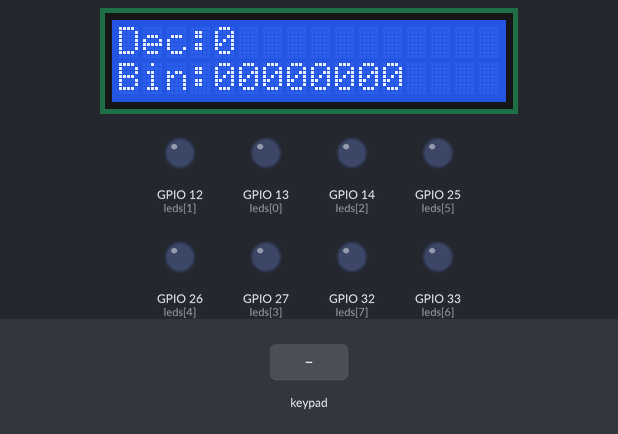
Recording of a sketch running on a simulated ESP32. Shown: 16×2 character LCD, output pins drawn as LEDs (lit = HIGH). Inputs (shaded band) come from the test bench. What the sketch prints to the serial monitor is not drawn.

Above: at 2.8 s.
2.9 s: keypad keys 1 6 1 7 5 1 8 A pressed 0.4 s apart
At 3.51 s:
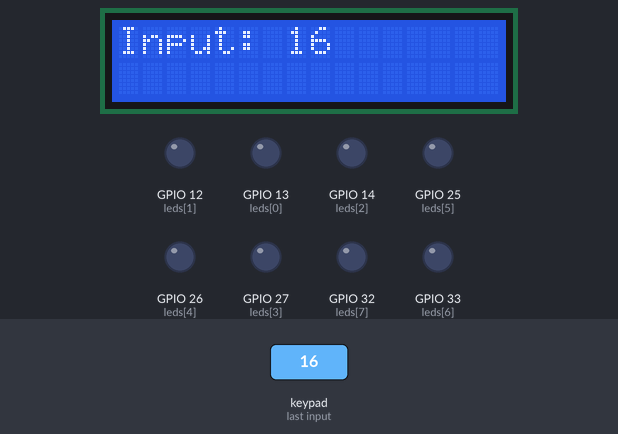
7.6 s: key '*' pressed
At 8.0 s:
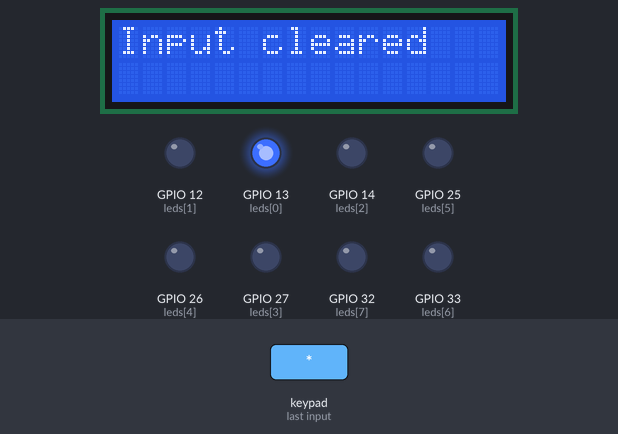
9.6 s: keypad keys 1 6 1 7 5 1 8 # pressed 0.4 s apart
At 13.2 s:
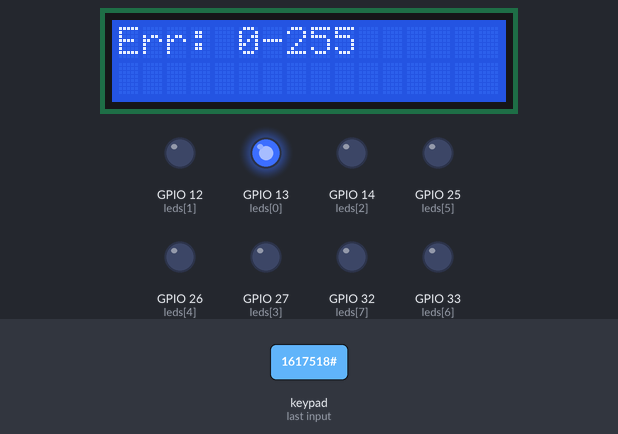
14.3 s: key 'B' pressed
At 15.4 s:
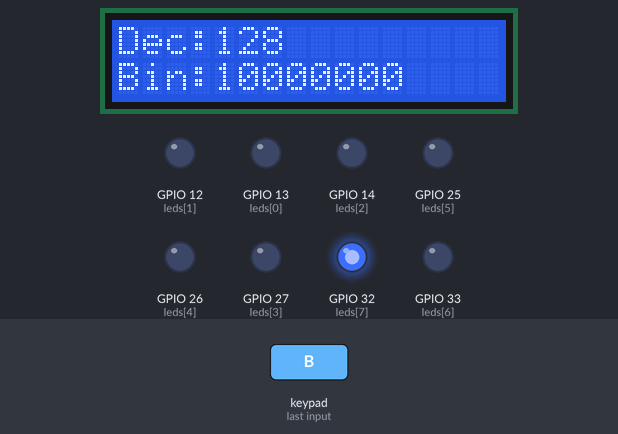
15.8 s: key '2' pressed
At 17.0 s:
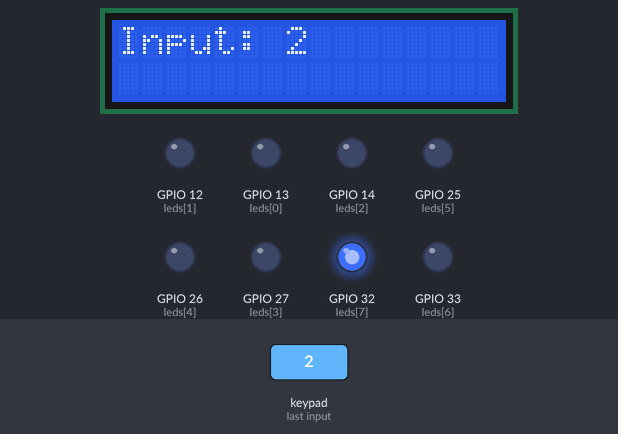
17.3 s: key '#' pressed
At 17.8 s:
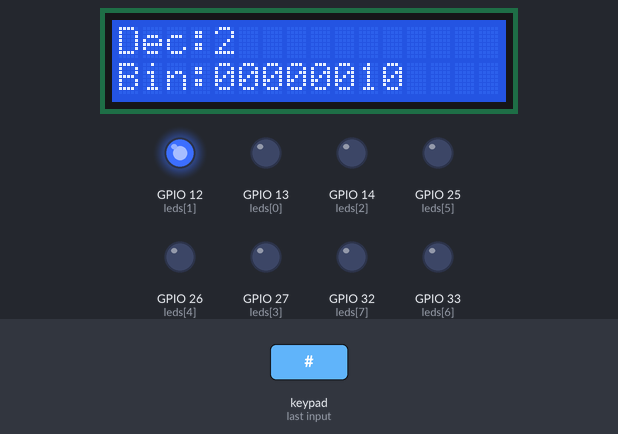
Timing chart, 0 to 19.8 s (numbered marks = the images above; inputs shaded):
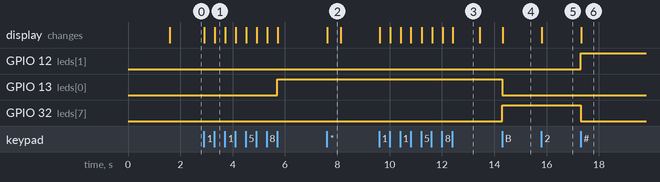

Measured:
- after the input at 2.9 s, GPIO 13 (leds[0]): LOW → HIGH after 2.8 s; the display: first changes at once (image 1 shows a later state)
- after the input at 7.6 s, the display: changes at once (image 2)
- after the input at 9.6 s, the display: first changes at once (image 3 shows a later state)
- after the input at 14.3 s, GPIO 13 (leds[0]): HIGH → LOW at once; GPIO 32 (leds[7]): LOW → HIGH at once; the display: changes at once (image 4)
- after the input at 15.8 s, the display: changes at once (image 5)
- after the input at 17.3 s, GPIO 12 (leds[1]): LOW → HIGH at once; GPIO 32 (leds[7]): HIGH → LOW at once; the display: changes at once (image 6)
- what the display in image 2 shows lasts 0.5 s, from 7.6 s to 8.1 s

The sketch:

sketch.ino
```cpp
#include <Arduino.h>
#include <Keypad.h>
#include <Wire.h>
#include <LiquidCrystal_I2C.h>

#define NUM_BITS 8

int leds[NUM_BITS] = {13, 12, 14, 27, 26, 25, 33, 32}; // 8 LEDs

uint8_t registerData = 0b00000000; // Valor inicial (bit 0 encendido)
String inputNumber = "";           // buffer para el número ingresado

// --- Configuración del Keypad ---
const uint8_t ROWS = 4;
const uint8_t COLS = 4;
char keys[ROWS][COLS] = {
  { '1', '2', '3', 'A' },
  { '4', '5', '6', 'B' },
  { '7', '8', '9', 'C' },
  { '*', '0', '#', 'D' }
};

uint8_t colPins[COLS] = { 16, 17, 5, 18 }; // C1–C4
uint8_t rowPins[ROWS] = { 15, 2, 0, 4 }; // R1–R4

// --- LCD I2C ---
LiquidCrystal_I2C lcd(0x27, 16, 2); // Dirección I2C típica: 0x27

Keypad keypad = Keypad(makeKeymap(keys), rowPins, colPins, ROWS, COLS);

// --- Función para mostrar los bits en los LEDs ---
void showBits(uint8_t value) {
  for (int i = 0; i < NUM_BITS; i++) {
    int bitState = (value >> i) & 0x01;
    digitalWrite(leds[i], bitState);
  }
}

// --- Función para desplazar a la izquierda ---
void shiftLeft() {
  registerData <<= 1;
  if (registerData == 0)
    registerData = 0b00000001; // Reinicia al llegar al final
  showBits(registerData);
  Serial.print("Shift Left -> ");
  Serial.println(registerData, BIN);
  updateLCD();
}

// --- Función para desplazar a la derecha ---
void shiftRight() {
  registerData >>= 1;
  if (registerData == 0)
    registerData = 0b10000000; // Reinicia al llegar al final
  showBits(registerData);
  Serial.print("Shift Right -> ");
  Serial.println(registerData, BIN);
  updateLCD();
}

// --- Cargar número ingresado ---
void loadFromKeypad() {
  if (inputNumber.length() == 0) return;
  int value = inputNumber.toInt(); // convertir a número
  if (value < 0 || value > 255) {
    Serial.println("Error: el número debe estar entre 0 y 255");
    lcd.clear();
    lcd.print("Err: 0-255");
    delay(1000);
    inputNumber = "";
    registerData = 0b00000000;
    updateLCD();
    return;
  }
  registerData = (uint8_t)value;
  showBits(registerData);
  Serial.print("Load -> ");
  Serial.println(registerData, BIN);
  updateLCD();
  inputNumber = ""; // limpiar el buffer
}

// --- Mostrar valor en LCD ---
void updateLCD() {
  lcd.clear();
  lcd.setCursor(0, 0);
  lcd.print("Dec:");
  lcd.print(registerData);
  lcd.setCursor(0, 1);
  lcd.print("Bin:");
  for (int i = 7; i >= 0; i--) {
    lcd.print((registerData >> i) & 0x01);
  }
}

void setup() {
  Serial.begin(115200);
  lcd.init();
  lcd.backlight();

  // Configurar LEDs como salida
  for (int i = 0; i < NUM_BITS; i++) {
    pinMode(leds[i], OUTPUT);
  }

  Serial.println("Registro de 8 bits");

  lcd.setCursor(0, 0);
  lcd.print("Shift Register");
  lcd.setCursor(0, 1);
  lcd.print("Ready!");
  delay(1500);
  updateLCD();
}

void loop() {
  char key = keypad.getKey();

  if (key) {
    if (isdigit(key)) {
      inputNumber += key;
      Serial.print("Digit: ");
      Serial.println(inputNumber);
      lcd.clear();
      lcd.setCursor(0, 0);
      lcd.print("Input: ");
      lcd.print(inputNumber);
    }
    else if (key == '#') {
      loadFromKeypad();
    }
    else if (key == 'A') {
      shiftLeft();
    }
    else if (key == 'B') {
      shiftRight();
    }
    else if (key == '*') {
      inputNumber = "";
      registerData = 0b00000000;
      Serial.println("Buffer limpiado.");
      lcd.clear();
      lcd.print("Input cleared");
      delay(500);
      updateLCD();
    }
  }
}
```
